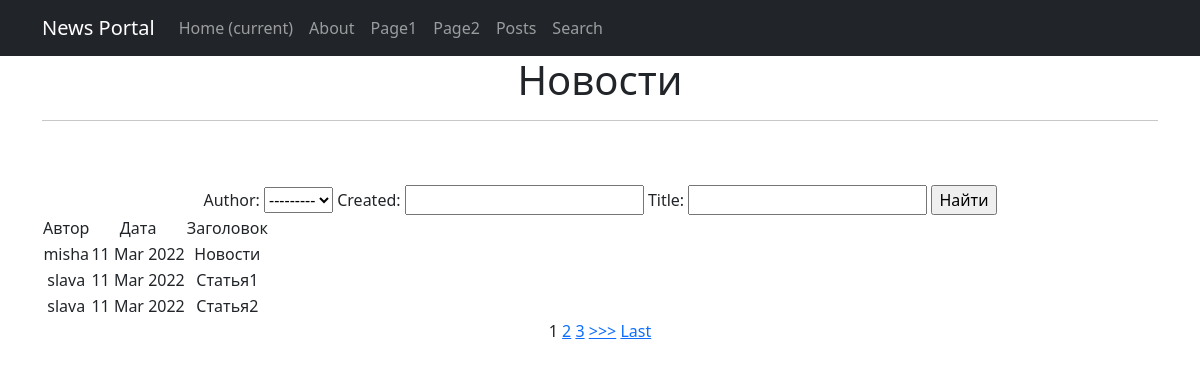
/posts/search/, run on the app's committed database.
### portal/models.py (models this page shows, shortened)
class Post(models.Model):
    article = 'a'
    news = 'n'
    POST_TYPE = [
        (article, "Статья"),
        (news, "Новость")
    ]
    author = models.ForeignKey(Author, on_delete = models.CASCADE)
    post_type = models.CharField(max_length = 1, choices = POST_TYPE, default = article)
    created = models.DateTimeField(auto_now_add = True)
    cats = models.ManyToManyField(Category, through = 'PostCategory')
    title = models.CharField(max_length = 255)
    text = models.TextField()
    rating = models.IntegerField(default = 0)

class Author(models.Model):
    user = models.OneToOneField(User, on_delete = models.CASCADE)
    rating = models.IntegerField(default = 0)
    def __str__(self):
        return f'{self.user}'

### portal/views.py (the view)
# urls.py: urlpatterns = [ path('search/', PostsList2.as_view()),
class PostsList2(ListView):
    model = Post  # указываем модель, объекты которой мы будем выводить
    template_name = 'posts.html'
    context_object_name = 'posts'
    queryset = Post.objects.order_by('-id')
    paginate_by = 1
    ordering = ['title']
    def get_context_data(self,**kwargs):
        context = super().get_context_data(**kwargs)
        context['filter'] = PostFilter(self.request.GET, queryset=self.get_queryset())
        return context

### templates/posts.html (shortened to what this page needs)
{% extends 'flatpages/default.html' %}
{% block content %}
    <h1>Новости</h1>
    <hr>
<br>
<br>
<form method="GET">
    {{ filter.form }}
    <input type="submit" value="Найти">
</form>
 <table>
            <thead>
                <td>
                    Автор
                </td>
                <td>
                    Дата
                </td>
                <td>
                    Заголовок
                </td>
            </thead>
        {% for post in filter.qs %}
            <tr>
                <td>
                    {{ post.author }}
                </td>
                <td>
                    {{ post.created|date:'d M Y'}}
                </td>
                <td>
                    {{ post.title}}
                </td>
            </tr>
        {% endfor %}
        </table>
{% if is_paginated %}
    {% for num in page_obj.paginator.page_range %}
        {% if page_obj.number == num %}
            <a>{{ num }}</a>
        {% elif num > page_obj.number|add:'-3' and num < page_obj.number|add:'3' %}
            <a href="?page={{ num }}">{{ num }}</a>
        {% endif %}
    {% endfor %}
    {% if page_obj.has_next %}
        <a href="?page={{ page_obj.next_page_number }}">>>></a>
        <a href="?page={{ page_obj.paginator.num_pages }}">Last</a>
    {% endif %}
{% endif %}
{% endblock content %}

### data on the page
Post: author "misha", created "11 Mar 2022", title "Новости"
Post: author "slava", created "11 Mar 2022", title "Статья1"
Post: author "slava", created "11 Mar 2022", title "Статья2"

### other printed values
{{ num }} "1"
{{ num }} "2" "3"
